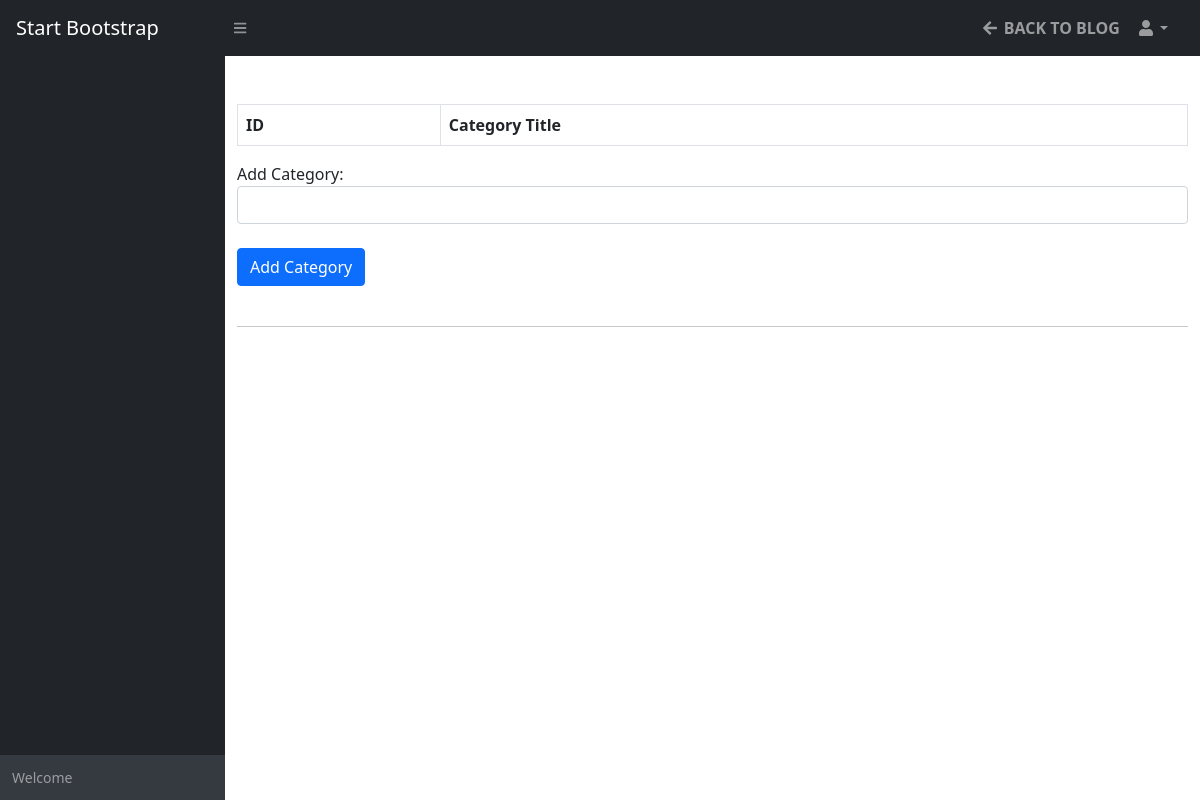
The page /admin/categories.php on the database as committed earlier.
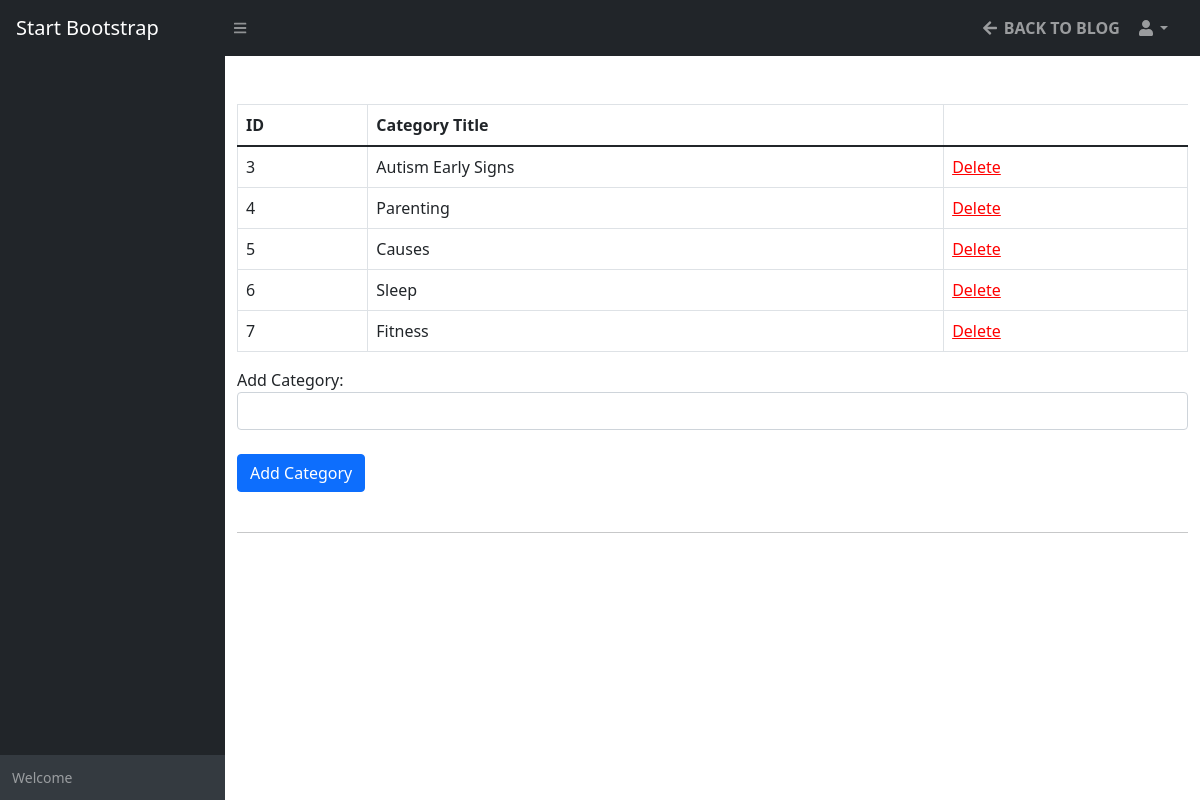
The same page on the database as committed later.
### tables this page shows
CREATE TABLE `blog_categories` (
  `cat_id` int(11) NOT NULL,
  `name` varchar(255) NOT NULL
);

### admin/includes/functions.php (the view, shortened to what this page needs)
<?php
function getAllCategories()
{
    global $connection;
    $query = "SELECT * FROM blog_categories";
    $res = mysqli_query($connection, $query) or die("Failed" . mysqli_error($connection));
    if ($res) {
        while ($row = mysqli_fetch_assoc($res)) {
            echo "
            <tr>
                <td>{$row['cat_id']}</td>
                <td>{$row['name']}</td>
                <td><a style='color: red;' href=categories.php?id={$row['cat_id']}>Delete</a></td>
            </tr>
            ";
        }
    }
}

### admin/includes/components/header.php (shortened to what this page needs)
<?php include_once "../includes/db.php" ?>
<?php include_once "includes/functions.php" ?>
<!DOCTYPE html>
<html lang="en">
<head>
    <link href="https://cdn.jsdelivr.net/npm/simple-datatables@latest/dist/style.css" rel="stylesheet" />
    <link href="css/styles.css" rel="stylesheet" />
</head>
<body class="sb-nav-fixed">

### admin/includes/components/navbar.php (shortened to what this page needs)
<nav class="sb-topnav navbar navbar-expand navbar-dark bg-dark">
    <a class="navbar-brand ps-3" href="index.php">Start Bootstrap</a>
    <button class="btn btn-link btn-sm order-1 order-lg-0 me-4 me-lg-0" id="sidebarToggle" href="#!"><i class="fas fa-bars"></i></button>
    <ul class="navbar-nav ms-auto ms-md-0 me-3 me-lg-4">
        <li class="nav-item">
            <a class="nav-link" href="../index.php"><i class="fas fa-arrow-left fa-fw"></i> <strong>BACK TO BLOG</strong></a>
        </li>
        <li class="nav-item dropdown">
            <a class="nav-link dropdown-toggle" id="navbarDropdown" href="#" role="button" data-bs-toggle="dropdown" aria-expanded="false"><i class="fas fa-user fa-fw"></i></a>
        </li>
    </ul>
</nav>

### admin/categories.php (shortened to what this page needs)
<?php include "includes/components/header.php" ?>
<?php include "includes/components/navbar.php" ?>
<div id="layoutSidenav">
    <?php include "includes/components/sidebar.php" ?>
    <div id="layoutSidenav_content">
        <div id="page-wrapper">
            <div class="container-fluid">
                <br>
                <br>
                <div class="row">
                    <div class="col-lg-12">
                        <div class="col-lg-12">
                            <table class="table table-bordered table-hover">
                                <thead>
                                    <tr>
                                        <th>ID</th>
                                        <th>Category Title</th>
                                    </tr>
                                </thead>
                                <tbody><?php getAllCategories();
                                        delete_category(); ?>
                                </tbody>
                            </table>
                        </div>
                        <div class="col-lg-12">
                            <form action="categories.php" method="POST">
                                <div class="form-group">
                                    <label for="cat_title">Add Category:</label>
                                </div>
                                <div class="form-group">
                                    <input class="form-control" type="text" name="name">
                                </div>
                                <br>
                                <div class="input-group-prepend">
                                    <input class="btn btn-primary" type="submit" name="add" value="Add Category">
                                </div>
                            </form>
                            <br>
                            <hr>
                            <br>
                        </div>
                    </div>
                </div>
            </div>
        </div>
    </div>
    <?php include "includes/components/footer.php" ?>

### admin/includes/components/sidebar.php (shortened to what this page needs)
<div id="layoutSidenav_nav">
    <nav class="sb-sidenav accordion sb-sidenav-dark" id="sidenavAccordion">
        <div class="sb-sidenav-menu">
        </div>
        <div class="sb-sidenav-footer">
            <div class="small">Welcome <strong><?php echo strtoupper($_SESSION["first_name"]) ?></strong></div>
        </div>
    </nav>
</div>

### admin/includes/components/footer.php (shortened to what this page needs)
</div>
</body>
</html>

Rows that differ between the two databases and show on the page:
added blog_categories: cat_id "3", name "Autism Early Signs"
added blog_categories: cat_id "4", name "Parenting"
added blog_categories: cat_id "5", name "Causes"
added blog_categories: cat_id "6", name "Sleep"
added blog_categories: cat_id "7", name "Fitness"
